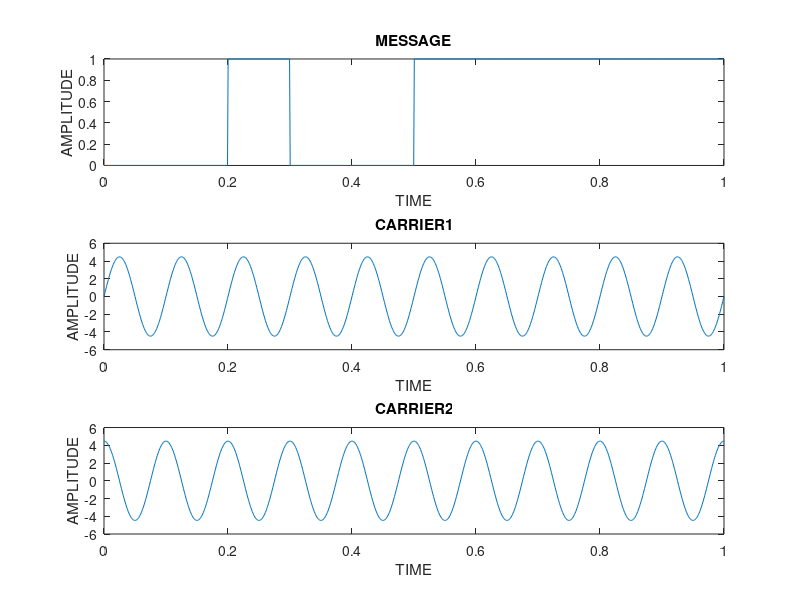
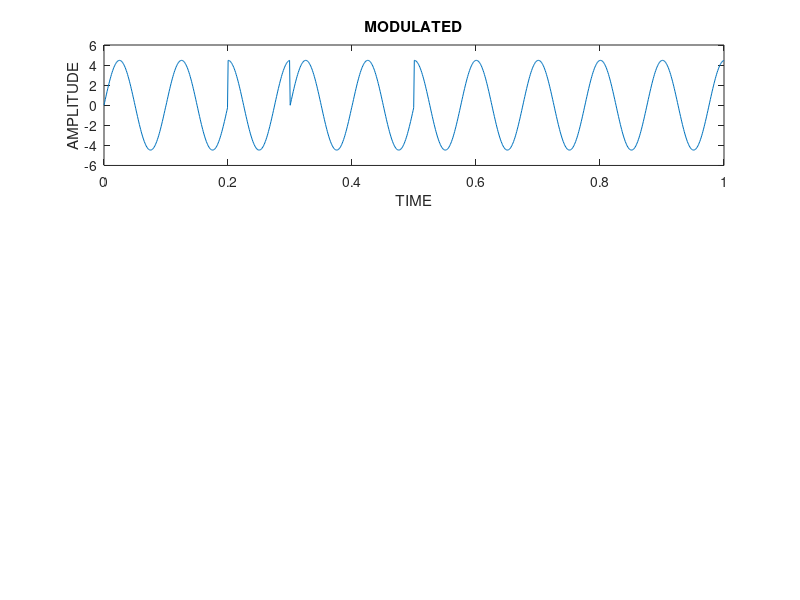

Here is the MATLAB script that generated these plots, in order: (Note: this script raises an error after producing the figures.)
clc; clear all; close all;
t=linspace(0,1,1000);
f=10;
n=1;
M=2^n;
tb=0.1;
temp=40;
for i=1:M
    phi(i)=(i-1)*((pi)/(M));
end
i=0;
while i~=1000
   msg(i+1)=randi([0,1]);
   j=0;
    while j~=100
        msg(i+1+j)=msg(i+1);
       j=j+1;
    end
    i=i+100;
end
figure(1);
subplot(3,1,1);
plot(t,msg);
xlabel('TIME');
ylabel('AMPLITUDE');
title('MESSAGE');

for i=1:M
    for j=1:1000
        carrier(i,j)=sqrt(2/tb)*sin(2*pi*f*t(j)+phi(i));
    end
end
subplot(3,1,2);
plot(t,carrier(1,:));
xlabel('TIME');
ylabel('AMPLITUDE');
title('CARRIER1');
subplot(3,1,3);
plot(t,carrier(2,:));
xlabel('TIME');
ylabel('AMPLITUDE');
title('CARRIER2');

k=1;
for i=1:100:1000
    x=msg(i);
    for j=1:100
        mod(1,k)=carrier(x+1,j);
        k=k+1;
    end
end
figure(2);
subplot(3,1,1);
plot(t,mod);
xlabel('TIME');
ylabel('AMPLITUDE');
title('MODULATED');
for i=1:M
    for j=1:1000
        v(i,j)=carrier(i,j).*mod(1,j);
    end
end
syms t;
for i =1:M
  y(i,:)=int(v(i,:),t,0,1);
end
t=linspace(0,1,1000);
y=double(y);

for i=1:M
    x= reshape(y(i,:),100,10);
    meanism(i,:)=mean(x);
end

for i=1:10
    [l, idx]=max(meanism(:,i));
    demod(i)=idx-1;
end

for i=1:10
    for j=1:100
        demodulation(j+(i-1)*100)=demod(i);
    end
end

subplot(3,1,2);
plot(t,demodulation);
xlabel('TIME');
ylabel('AMPLITUDE');
title('DEMODULATED');

subplot(3,1,3);
plot(t,msg);
xlabel('TIME');
ylabel('AMPLITUDE');
title('MESSAGE');


figure(3);
subplot(2,1,1);
plot(t,v(1,:));
xlabel('TIME');
ylabel('AMPLITUDE');
title('PRODUCT OF MOD WITH CARRIER1');

subplot(2,1,2);
plot(t,v(2,:));
xlabel('TIME');
ylabel('AMPLITUDE');
title('PRODUCT OF MOD WITH CARRIER2');

